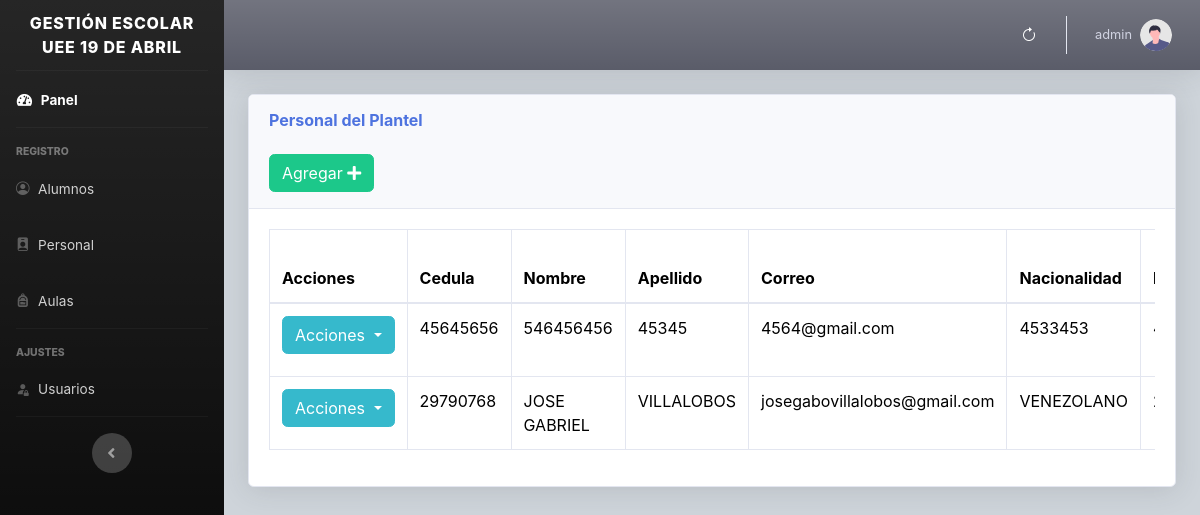
The app's page /views/profesores.php (signed in), older data.
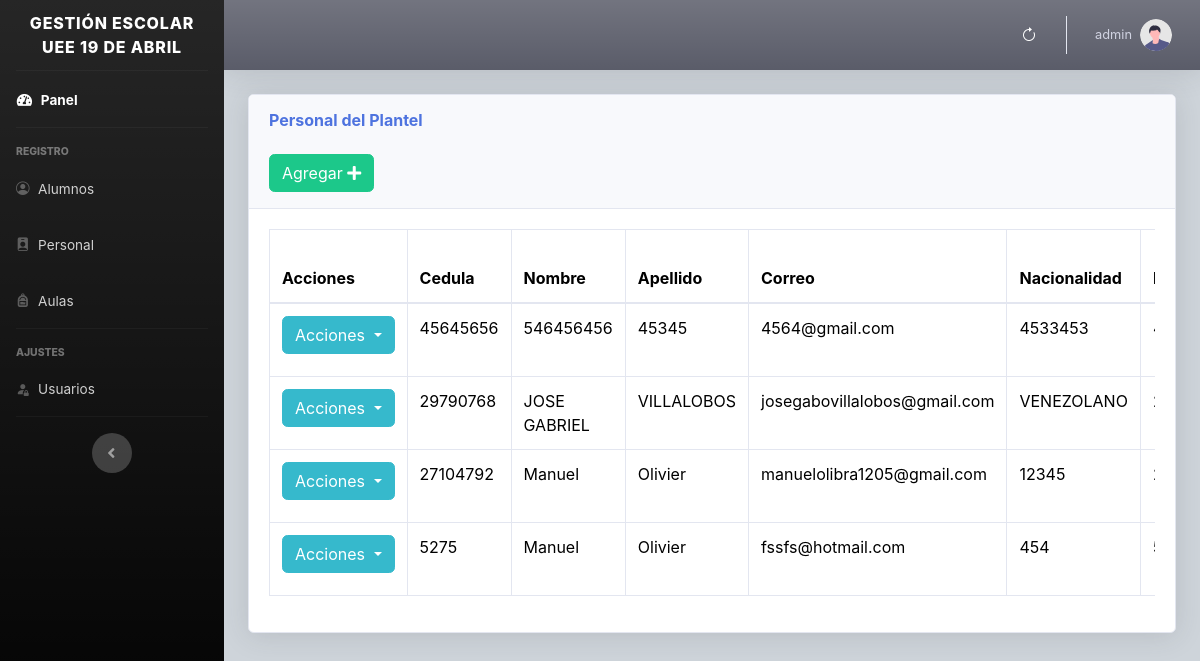
The same page, newer data.
### tables this page shows
CREATE TABLE `profesores` (
  `id` int(11) NOT NULL,
  `cedula` varchar(100) NOT NULL,
  `nombres` varchar(100) NOT NULL,
  `apellidos` varchar(100) NOT NULL,
  `correo` varchar(50) NOT NULL,
  `curp` varchar(150) NOT NULL,
  `edad` varchar(50) NOT NULL,
  `fecha_na` date NOT NULL,
  `id_especialidad` int(11) DEFAULT NULL,
  `lugar_na` varchar(150) NOT NULL,
  `estado_civil` varchar(150) NOT NULL,
  `direccion` varchar(200) NOT NULL,
  `niv_edu` varchar(150) NOT NULL,
  `m_acad` varchar(150) NOT NULL,
  `est_post` varchar(150) NOT NULL,
  `cursos` varchar(200) DEFAULT NULL,
  `t_servicio` varchar(100) NOT NULL,
  `f_ingreso` date NOT NULL,
  `tipo_p` varchar(150) NOT NULL,
  `cargo` varchar(100) NOT NULL,
  `l_cobra` varchar(150) NOT NULL,
  `l_labora` varchar(150) NOT NULL,
  `d_cargo` varchar(150) NOT NULL,
  `codigo` varchar(100) NOT NULL,
  `fecha` timestamp NULL DEFAULT current_timestamp() ON UPDATE current_timestamp()
);

### views/profesores.php (the view, shortened to what this page needs)
<?php include "../includes/header.php"; ?>
<body id="page-top">
    <div class="container-fluid">
        <div class="card shadow mb-4">
            <div class="card-header py-3" id="barra">
                <h6 class="m-0 font-weight-bold text-primary">Personal del Plantel</h6>
                <?php if ($_SESSION["type"] != 3) { ?>
                    <br>
                    <button type="button" class="btn btn-success" data-bs-toggle="modal" data-bs-target="#prof">
                    <span class="glyphicon glyphicon-plus"></span> Agregar <i class="fa fa-plus"></i> </a></button>
                <?php }
                ?>
            </div>
            <div class="card-body">
                <div class="table-responsive">
                    <table class="table table-bordered" id="tabla" width="100%" cellspacing="0">
                        <thead>
                            <tr>
                                <th class='ver'>Acciones</th>
                                <th class='ver'>Cedula</th>
                                <th class='ver'>Nombre</th>
                                <th>Apellido</th>
                                <th>Correo</th>
                                <th>Nacionalidad</th>
                                <th>Edad</th>
                            </tr>
                        </thead>
                        <tbody>
                            <?php
                            require_once("../includes/db.php");
                            $result = mysqli_query($conexion, "SELECT * FROM profesores ");
                            while ($fila = mysqli_fetch_assoc($result)) :
                            ?>
                                <tr>
                                    <td>
                                        <?php if ($_SESSION["type"] != 3) { ?>
                                        <div class="dropdown">
                                            <button class="btn btn-info dropdown-toggle" type="button" data-bs-toggle="dropdown" aria-expanded="false">
                                                Acciones
                                            </button>
                                        </div>
                                        <?php }
                                        ?>
                                    </td>
                                    <td><?php echo $fila['cedula']; ?></td>
                                    <td><?php echo $fila['nombres']; ?></td>
                                    <td><?php echo $fila['apellidos']; ?></td>
                                    <td><?php echo $fila['correo']; ?></td>
                                    <td><?php echo $fila['curp']; ?></td>
                                    <td><?php echo $fila['edad']; ?></td>
                                </tr>
                            <?php endwhile; ?>
                        </tbody>
                    </table>
                </div>
            </div>
        </div>
    </div>
    </div>
    </div>
    </div>
</body>
<?php include "../includes/footer.php"; ?>
</html>

### includes/header.php (shortened to what this page needs)
<!DOCTYPE html>
<html lang="en">
<head>
    <link href="../vendor/fontawesome-free/css/all.min.css" rel="stylesheet" type="text/css">
    <link rel="stylesheet" href="../package/dist/sweetalert2.css">
    <link href="../css/bootstrap.min.css" rel="stylesheet">
    <link href="../css/sb-admin-2.min.css" rel="stylesheet">
    <link rel="stylesheet" href="../vendor/bootstrap-icons/bootstrap-icons.css">
    <link href="../vendor/datatables/datatables.min.css" rel="stylesheet">
</head>
<body id="page-top">
    <div id="wrapper">
        <ul class="navbar-nav bg-black bg-gradient sidebar sidebar-dark accordion" id="accordionSidebar">
            <a class="sidebar-brand d-flex align-items-center justify-content-center" href="index.php">
                <div class=" sidebar-brand-text mx-2">GESTIÓN ESCOLAR </br> UEE 19 DE ABRIL <sup></sup>
                </div>
            </a>
            <hr class="sidebar-divider my-0">
            <li class="nav-item active">
                <a class="nav-link" href="../views/index.php">
                    <i class="fas fa-fw fa-tachometer-alt"></i>
                    <span>Panel</span></a>
            </li>
            <hr class="sidebar-divider">
            <div class="sidebar-heading">
                REGISTRO
            </div>
            <li class="nav-item">
                <a class="nav-link " href="../views/alumnos.php">
                    <i class="bi bi-person-circle"></i>
                    <span>Alumnos</span>
                </a>
            </li>
            <li class="nav-item">
                <a class="nav-link active" href="../views/profesores.php">
                    <i class="bi bi-person-badge-fill"></i>
                    <span>Personal</span>
                </a>
            </li>
            <li class="nav-item">
                <a class="nav-link active" href="../views/grados.php">
                    <i class="bi bi-backpack-fill"></i>
                    <span>Aulas</span>
                </a>
            </li>
            <hr class="sidebar-divider">
            <?php if ($_SESSION["type"] == 1) { ?>
            <div class="sidebar-heading">
                AJUSTES
            </div>
                <li class="nav-item">
                    <a class="nav-link" href="../views/usuarios.php">
                    <i class="bi bi-person-fill-lock"></i>
                        <span>Usuarios</span></a>
                </li>
                <hr class="sidebar-divider d-none d-md-block">
            <?php }
            ?>
            <div class="text-center d-none d-md-inline">
                <button class="rounded-circle border-0" id="sidebarToggle"></button>
            </div>
        </ul>
        <div id="content-wrapper" class="d-flex flex-column bg-dark-subtle">
            <div id="content">
                <nav class="navbar navbar-expand navbar-light bg-dark bg-gradient topbar mb-4 static-top shadow">
                    <ul class="navbar-nav ml-auto">
                        <button style = "color:white;" type="button" class="btn btn-link-white bi bi-arrow-clockwise" onclick="document.location.reload();"></button>
                        <li class="nav-item dropdown no-arrow">
                            <a class="nav-link dropdown-toggle" href="#" id="userDropdown" role="button" data-bs-toggle="dropdown" aria-haspopup="true" aria-expanded="false">
                                <span class="mr-2 d-none d-lg-inline small"> <?php echo $_SESSION['usuario']; ?></span>
                                <img class="img-profile rounded-circle" src="../img/undraw_profile.svg">
                            </a>
                        </li>
                    </ul>
                </nav>

### includes/footer.php (shortened to what this page needs)
</body>
</html>

Row changes from the older to the newer data that the page shows:
added profesores: cedula "27104792", nombres "Manuel", apellidos "Olivier", correo "manuelolibra1205@gmail.com", curp "12345"
added profesores: cedula "5275", nombres "Manuel", apellidos "Olivier", correo "fssfs@hotmail.com", curp "454"
